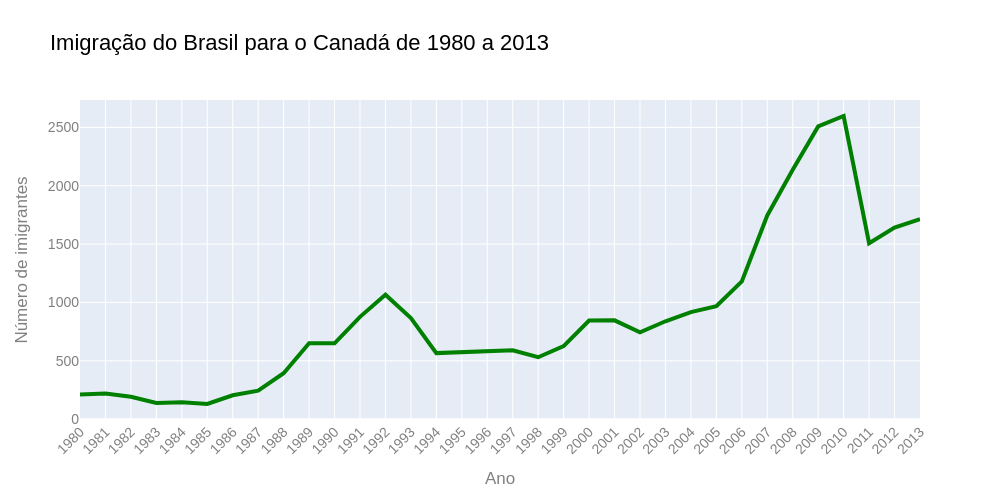

Notebook code for this chart:
### Code cell
fig = px.line(dados_brasil, x='ano', y='imigrantes',
              title='Imigração do Brasil para o Canadá de 1980 a 2013')
fig.update_traces(line_color='green',line_width=4)
fig.update_layout(width=1000, height=500,
                  xaxis={'tickangle':-45},
                  font_family='Arial',
                  font_size=14,
                  font_color='grey',
                  title_font_color='black',
                  title_font_size=22,
                  xaxis_title='Ano',
                  yaxis_title='Número de imigrantes')

fig.show()

### Figure 1 — Plotly figure (JSON) as saved in the notebook; plotly's stock layout.template omitted (floating-point values rounded to 4 significant figures)
{"data": [{"hovertemplate": "ano=%{x}<br>imigrantes=%{y}<extra></extra>", "legendgroup": "", "line": {"color": "green", "dash": "solid", "width": 4}, "marker": {"symbol": "circle"}, "mode": "lines", "name": "", "orientation": "v", "showlegend": false, "type": "scatter", "x": ["1980", "1981", "1982", "1983", "1984", "1985", "1986", "1987", "1988", "1989", "1990", "1991", "1992", "1993", "1994", "1995", "1996", "1997", "1998", "1999", "2000", "2001", "2002", "2003", "2004", "2005", "2006", "2007", "2008", "2009", "2010", "2011", "2012", "2013"], "xaxis": "x", "y": [211, 220, 192, 139, 145, 130, 205, 244, 394, 650, 650, 877, 1066, 866, 566, 572, 586, 591, 531, 626, 845, 847, 745, 839, 917, 969, 1181, 1746, 2138, 2509, 2598, 1508, 1642, 1714], "yaxis": "y"}], "layout": {"font": {"color": "grey", "family": "Arial", "size": 14}, "height": 500, "legend": {"tracegroupgap": 0}, "title": {"font": {"color": "black", "size": 22}, "text": "Imigração do Brasil para o Canadá de 1980 a 2013"}, "width": 1000, "xaxis": {"anchor": "y", "domain": [0, 1], "tickangle": -45, "title": {"text": "Ano"}}, "yaxis": {"anchor": "x", "domain": [0, 1], "title": {"text": "Número de imigrantes"}}}}
